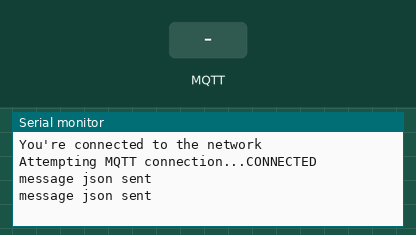
Simulated run of this sketch. Board: Arduino MKR. Parts: the last lines printed to the serial monitor. The test bench sets the inputs (shaded band). WiFi joins after 1.5 s; servers stay silent unless stated; no MQTT or app messages arrive unless stated.

Above: at 2.7 s.
2.8 s: MQTT message "1" arrives on the first subscribed topic
At 3.4 s:
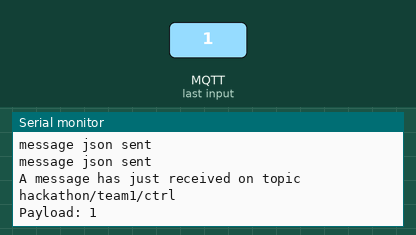
4.3 s: MQTT message "on" arrives on the first subscribed topic
At 4.48 s:
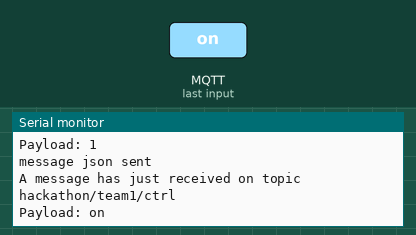
5.8 s: MQTT message "off" arrives on the first subscribed topic
At 6.4 s:
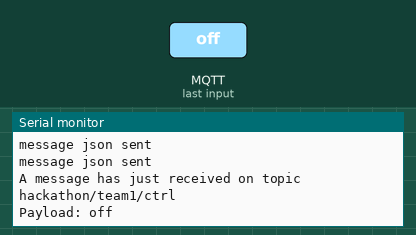

The sketch:

json_mqtt_template.ino
```cpp
#include <PubSubClient.h>
#include <WiFi101.h>
#include <ArduinoJson.h>


char ssid[] = "wlan_saltuaria";        // your network SSID (name)
char pass[] = "antlabpolitecnicomilano";    // your network password (use for WPA, or use as key for WEP)
const char broker[] = "54.68.43.185"; //broker IP address, you can use this one, the broker installed on your pc or a broker on the cloud
int        port     = 1883;
const char topic_pub[]  = "hackathon/team1/data";
const char topic_sub[]  = "hackathon/team1/ctrl";

const long interval = 1000;
unsigned long previousMillis = 0;

int count = 0;

// Callback function header
void callback(char* topic, byte* payload, unsigned int length);

WiFiClient wifiClient;
PubSubClient mqttClient(broker, port, callback, wifiClient);

/****** setup JSON array ******/
char JSONmessagebuffer[10000];
StaticJsonBuffer<10000>  JSONbuffer;
JsonObject& root = JSONbuffer.createObject();
//JsonArray& history = root.createNestedArray("count");  here an array inside a json is created. try to not bufferoverflow the json dimension when u add element to it


// Callback function
void callback(char* topic, byte* payload, unsigned int length) {
  Serial.print("A message has just received on topic ");
  Serial.println(topic);
  Serial.print("Payload: ");
  for (int i = 0; i < length; i++) {
    Serial.print((char)payload[i]);
  }
  Serial.println("");
}

void reconnect() {
  // Loop until we're reconnected
  while (!mqttClient.connected()) {
    Serial.print("Attempting MQTT connection...");
    // Attempt to connect
    if (mqttClient.connect((char *) millis())) {
       Serial.println("CONNECTED");
      // Once connected, you can publish an announcement...
      //mqttClient.publish(topic_pub,"hello world");
      // or subscribe to a topic
      mqttClient.subscribe(topic_sub);
    } else {
      Serial.print("failed, rc=");
      Serial.print(mqttClient.state());
      Serial.println(" try again in 5 seconds");
      // Wait 5 seconds before retrying
      delay(5000);
    }
  }
}


void setup() {
  //Initialize serial and wait for port to open:
  Serial.begin(9600);

  // attempt to connect to Wifi network:
  Serial.print("Attempting to connect to WPA SSID: ");
  Serial.println(ssid);
  while (WiFi.begin(ssid, pass) != WL_CONNECTED) {
    // failed, retry
    Serial.print(".");
    delay(5000);
  }

  Serial.println("You're connected to the network");
  Serial.println();

}

void loop() {
  // call poll() regularly to allow the library to send MQTT keep alives which
  // avoids being disconnected by the broker
  if (!mqttClient.connected()) {
    reconnect();
  }
  mqttClient.loop();

  //use millis to avoid having delays in loop
  unsigned long currentMillis = millis();

  if (currentMillis - previousMillis >= interval) {
    // save the last time a message was sent
    previousMillis = currentMillis;


    //convert the integer in an array of char
    char to_char [50];
    sprintf(to_char, "%ld", count);

    //create the json
    root["counter"] = to_char;
    //history.add(to_char); to add element to the array inside the json

    //print the json
    root.printTo(JSONmessagebuffer);

    // send the json
    mqttClient.publish(topic_pub, JSONmessagebuffer);
    Serial.println("message json sent");

    //clear the JSON buffer
    //JSONbuffer.clear();
    //JsonObject& root = JSONbuffer.createObject();
    //JsonArray& history = root.createNestedArray("count");


    count++;


  }
}
```

Measured:
- after the input at 2.8 s, the serial monitor: prints a new line at once (image 1)
- after the input at 4.3 s, the serial monitor: prints a new line at once (image 2)
- after the input at 5.8 s, the serial monitor: prints a new line at once (image 3)
